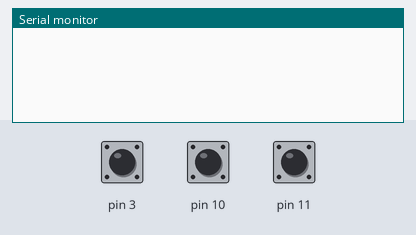
A program run on a simulated Arduino Uno, built with avr-gcc and run on an emulated ATmega328P. On the bench: the last lines printed to the serial monitor. The inputs (shaded band) are chosen by the test bench; at power-on: pin 3 HIGH, pin 11 HIGH, pin 10 HIGH.

Above: at 1.2 s.
1.3 s: pin 3 pulled LOW for 0.15 s
At 2.3 s:
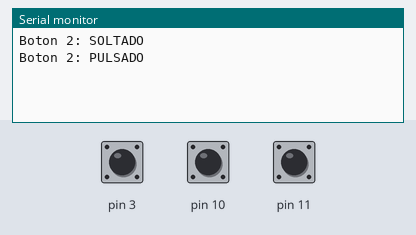
2.9 s: pin 11 pulled LOW for 0.15 s
At 3.5 s:
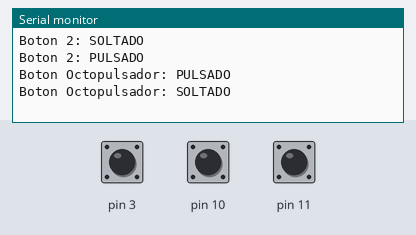
4.5 s: pin 10 pulled LOW for 0.15 s
At 4.63 s:
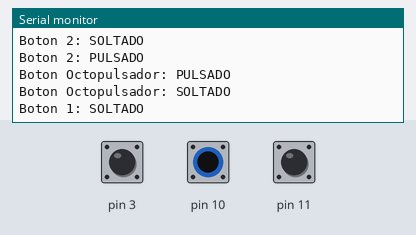

Measured:
- after the input at 1.3 s, the serial monitor: prints a new line at once (image 1)
- after the input at 2.9 s, the serial monitor: prints a new line at once (image 2)
- after the input at 4.5 s, the serial monitor: prints a new line at once (image 3)

The program:

main.cpp
```cpp
#include <Arduino.h>

// Guardamos el estado anterior de cada botón
bool ant11 = HIGH;
bool ant10 = HIGH;
bool ant3  = HIGH;

void setup() {
  pinMode(10, INPUT_PULLUP);
  pinMode(3, INPUT_PULLUP);
  pinMode(11, INPUT_PULLUP);
  Serial.begin(115200);

  ant11 = digitalRead(11); // Para que no salga un mensaje al iniciar el programa
  ant10 = digitalRead(10); // Para que no salga un mensaje al iniciar el programa
  ant3  = digitalRead(3); // Para que no salga un mensaje al iniciar el programa
}

void loop() {
  // BOTÓN Octopulsador
  bool act11 = digitalRead(11);
  if (act11 != ant11) {
    delay(0);
    if (act11 == LOW) {
      Serial.println("Boton Octopulsador: PULSADO");
    } else {
      Serial.println("Boton Octopulsador: SOLTADO");
    }
  }
  ant11 = act11;

  // BOTÓN 1
  bool act10 = digitalRead(10);
  if (act10 != ant10) {
    delay(0);
    if (act10 == LOW) {
      Serial.println("Boton 1: SOLTADO");
    } else {
      Serial.println("Boton 1: PULSADO");
    }
  }
  ant10 = act10;

  // BOTÓN 2
  bool act3 = digitalRead(3);
  if(act3 != ant3){
    delay(0);
    if(act3 == LOW){
      Serial.println("Boton 2: SOLTADO");
    } else{
      Serial.println("Boton 2: PULSADO");
    }
  }
  ant3 = act3;
}
```
